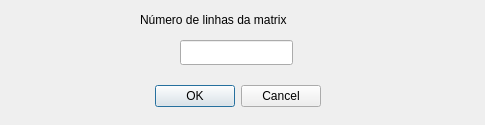
<?xml version="1.0" encoding="UTF-8"?>
<ui version="4.0">
 <class>Dialog</class>
 <widget class="QDialog" name="Dialog">
  <property name="geometry">
   <rect>
    <x>0</x>
    <y>0</y>
    <width>485</width>
    <height>125</height>
   </rect>
  </property>
  <property name="windowTitle">
   <string>Dialog</string>
  </property>
  <widget class="QDialogButtonBox" name="buttonBox">
   <property name="geometry">
    <rect>
     <x>-20</x>
     <y>80</y>
     <width>341</width>
     <height>32</height>
    </rect>
   </property>
   <property name="orientation">
    <enum>Qt::Horizontal</enum>
   </property>
   <property name="standardButtons">
    <set>QDialogButtonBox::Cancel|QDialogButtonBox::Ok</set>
   </property>
  </widget>
  <widget class="QLineEdit" name="xValue">
   <property name="geometry">
    <rect>
     <x>180</x>
     <y>40</y>
     <width>113</width>
     <height>25</height>
    </rect>
   </property>
  </widget>
  <widget class="QLabel" name="label_2">
   <property name="geometry">
    <rect>
     <x>140</x>
     <y>10</y>
     <width>171</width>
     <height>20</height>
    </rect>
   </property>
   <property name="text">
    <string>Número de linhas da matrix</string>
   </property>
  </widget>
 </widget>
 <resources/>
 <connections>
  <connection>
   <sender>buttonBox</sender>
   <signal>accepted()</signal>
   <receiver>Dialog</receiver>
   <slot>accept()</slot>
   <hints>
    <hint type="sourcelabel">
     <x>248</x>
     <y>254</y>
    </hint>
    <hint type="destinationlabel">
     <x>157</x>
     <y>274</y>
    </hint>
   </hints>
  </connection>
  <connection>
   <sender>buttonBox</sender>
   <signal>rejected()</signal>
   <receiver>Dialog</receiver>
   <slot>reject()</slot>
   <hints>
    <hint type="sourcelabel">
     <x>316</x>
     <y>260</y>
    </hint>
    <hint type="destinationlabel">
     <x>286</x>
     <y>274</y>
    </hint>
   </hints>
  </connection>
 </connections>
</ui>
